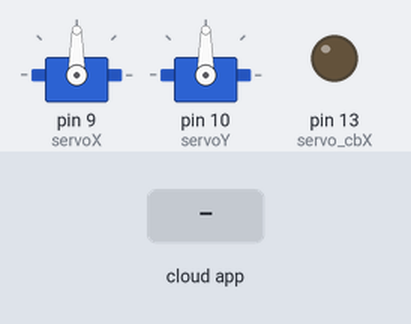
Bench run of a sketch on a simulated Arduino Uno, built with avr-gcc and run on an emulated ATmega328P. On the bench: 2 × servo, output pins drawn as LEDs (lit = HIGH). The test bench sets the inputs (shaded band). The ROS host is connected and sends only what is stated.

Above: at 1.2 s.
1.3 s: the phone or cloud app sets myFilterX to 0
At 1.8 s:
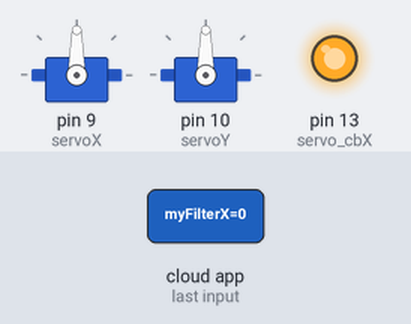
2.9 s: the phone or cloud app sets myFilterX to 45
At 4.1 s:
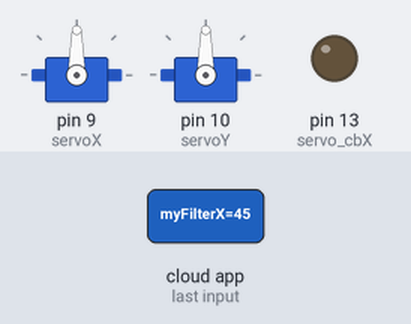
4.4 s: the phone or cloud app sets myFilterX to 90
At 5.6 s:
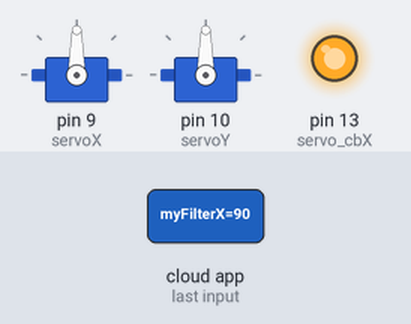
Timing chart, 0 to 7.4 s (numbered marks = the images above; inputs shaded):
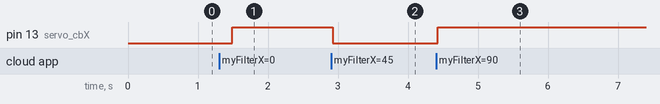

The sketch:

Servo_beta.ino
```cpp
#if (ARDUINO >= 100)
 #include <Arduino.h>
#else
 #include <WProgram.h>
#endif

#include <ros.h>
#include <Servo.h>
#include <std_msgs/UInt16.h>
#include <std_msgs/Int16MultiArray.h>

#define INIT_POSI  90
#define LEV_RANGE  90
#define FIG_WIDTH  320
#define FIG_HEIGHT 240

Servo servoX;
Servo servoY;
String Bdata = "";
int val, last_valX, last_valY;
int myData[5] = {FIG_WIDTH, FIG_HEIGHT, 0, 0}; //Init data;
ros::NodeHandle  nh;

void initServo()
{
    servoX.attach(9);
    servoX.write(INIT_POSI);

    servoY.attach(10);
    servoY.write(INIT_POSI);

    last_valX = last_valY = INIT_POSI;
}

/**
 * @brief justMov
 * @param posi
 * @return last_val
 */
int justMov(Servo servo, int posi, int last_val)
{
	// aviod error data
	if (posi < 1)
		posi = 1;
	if (posi > 179)
		posi = 179;

    Serial.print("The last value = "); Serial.println(last_val);
	Serial.print("Current  value = "); Serial.println(posi);
	Serial.println();

    if (posi > last_val)
	{
        for (int ii = last_val; ii < posi; ii += 1)
		{
			servo.write(ii);
			delay(2);
		}
	}
	else
	{
        for (int ii = last_val; ii > posi; ii -= 1)
		{
			servo.write(ii);
			delay(2);
		}
	}
    return posi;
}

/**
 * @brief levelXhg, get the level change data from myData
 * @param data
 * @return int
 */
int levelXhg(int data, int type)
{
  if(type == 1)
    return -(FIG_WIDTH - data) * LEV_RANGE / FIG_WIDTH + INIT_POSI;
  else
    return -(FIG_HEIGHT - data) * LEV_RANGE / FIG_HEIGHT + INIT_POSI;
}

void servo_cbX(const std_msgs::UInt16& cmd_msg){
    int levMov = levelXhg(cmd_msg.data, 1);
    last_valX = justMov(servoX, levMov, last_valX);        // update the last_valX
    digitalWrite(13, HIGH - digitalRead(13));  //toggle
    delay(500);
}

void servo_cbY(const std_msgs::UInt16& cmd_msg){
    int levMov = levelXhg(cmd_msg.data, 2);
    last_valY = justMov(servoY, levMov, last_valY);        // update the last_valY
    digitalWrite(13, HIGH - digitalRead(14));  //toggle
    delay(500);
}

ros::Subscriber<std_msgs::UInt16> subX("myFilterX", servo_cbX);
ros::Subscriber<std_msgs::UInt16> subY("myFilterY", servo_cbY);

void setup()
{
    pinMode(13, OUTPUT);
	initServo();

    nh.initNode();
    nh.subscribe(subX);
    nh.subscribe(subY);
}

void loop()
{
    nh.spinOnce();
    delay(1);
}
```

Measured:
- after the input at 1.3 s, pin 13 (servo_cbX): LOW → HIGH after 0.19 s
- after the input at 2.9 s, pin 13 (servo_cbX): HIGH → LOW at once
- after the input at 4.4 s, pin 13 (servo_cbX): LOW → HIGH at once
